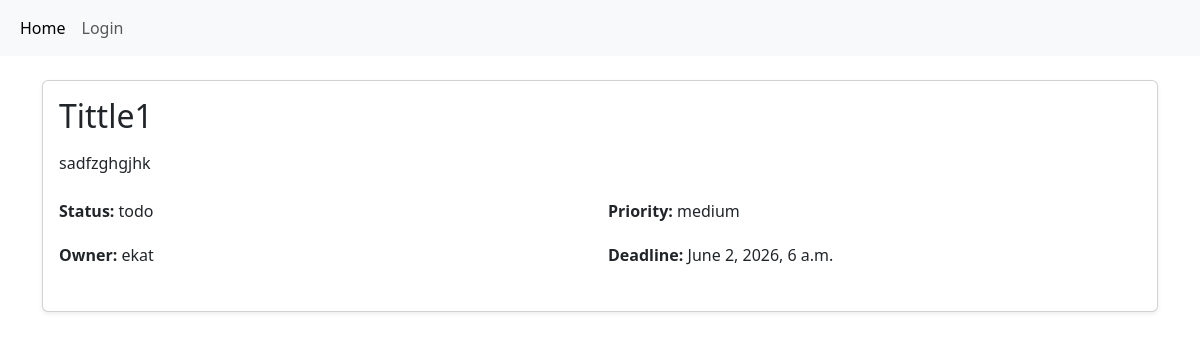
The app's page /1/, older data.
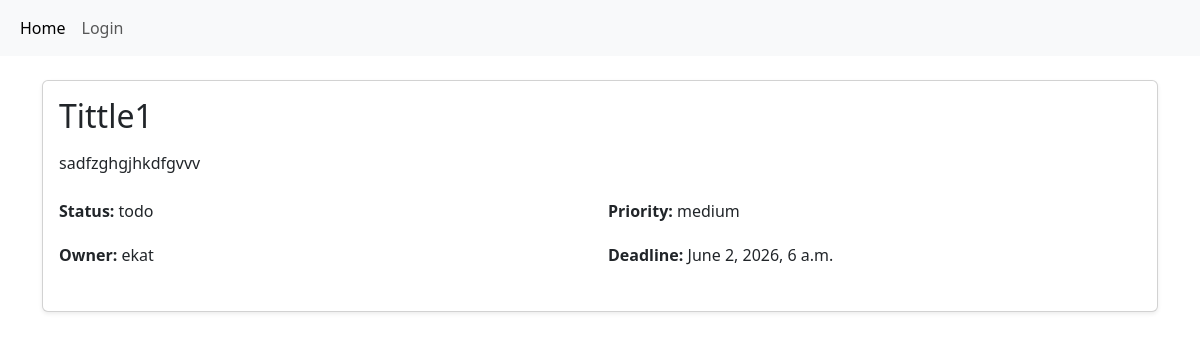
The same page, newer data.
### tasks/models.py (models this page shows, shortened)
class Task(models.Model):
    STATUS_CHOISES = (
        ('todo','To Do'),
        ('in_progress','In Progress'),
        ('done','Done'),
    )
    PRIORITY_CHOISES = (
        ('low','Low'),
        ('medium','Medium'),
        ('high','High'),
    )
    title = models.CharField(max_length=100)
    description = models.TextField()
    status = models.CharField(max_length=20, choices=STATUS_CHOISES, default='todo')
    priority = models.CharField(max_length=20, choices=PRIORITY_CHOISES, default='low')
    deadline = models.DateTimeField(null=True, blank=True)
    owner = models.ForeignKey(User, on_delete=models.SET_NULL, null=True, blank=True, related_name='tasks')

### tasks/views.py (the view)
# urls.py: path('<int:pk>/', views.TaskDetailView.as_view(), name = 'task-detail'),
class TaskDetailView(DetailView):
    model = Task
    context_object_name = 'task'
    template_name = 'tasks/task_detail.html'

### tasks/templates/tasks/task_detail.html (shortened to what this page needs)
{% extends 'base.html' %}
{% block content %}
<div class="container mt-4">
    <div class="card shadow-sm">
        <div class="card-body">
            <h2 class="card-title mb-3">{{ task.title }}</h2>
            <p class="card-text mb-4">{{ task.description }}</p>
            <div class="row g-3 mb-4">
                <div class="col-sm-6">
                    <p class="mb-1"><strong>Status:</strong> {{ task.status }}</p>
                </div>
                <div class="col-sm-6">
                    <p class="mb-1"><strong>Priority:</strong> {{ task.priority }}</p>
                </div>
                <div class="col-sm-6">
                    <p class="mb-1"><strong>Owner:</strong> {{ task.owner }}</p>
                </div>
                {% if task.deadline %}
                    <div class="col-sm-6">
                        <p class="mb-1"><strong>Deadline:</strong> {{ task.deadline }}</p>
                    </div>
                {% endif %}
            </div>
        </div>
    </div>
</div>
{% endblock %}

Row changes from the older to the newer data that the page shows:
changed Task "Tittle1": description "sadfzghgjhk" → "sadfzghgjhkdfgvvv"
